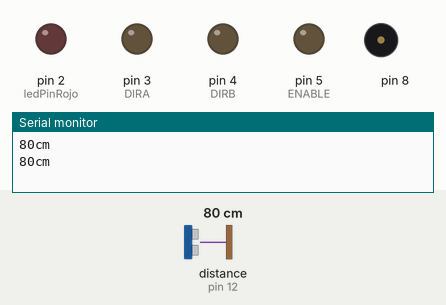
Simulated run of this sketch. Board: Arduino Uno, built with avr-gcc and run on an emulated ATmega328P. Parts: output pins drawn as LEDs (lit = HIGH), buzzer (waves = sounding), the last lines printed to the serial monitor. Inputs (shaded band) come from the test bench; at power-on: distance to the obstacle (sensor on pin 12) 80 cm. The echo pulse lasts 58.3 µs per cm.

Above: at 2.2 s.
2.3 s: distance to the obstacle (sensor on pin 12) set to 70 cm
At 5.2 s:
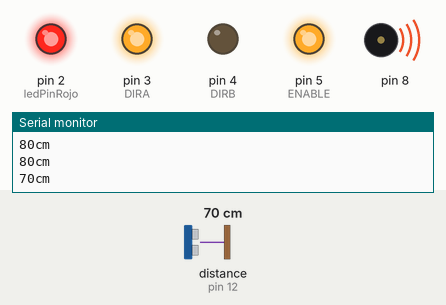
9.5 s: distance to the obstacle (sensor on pin 12) set to 120 cm
At 11.7 s:
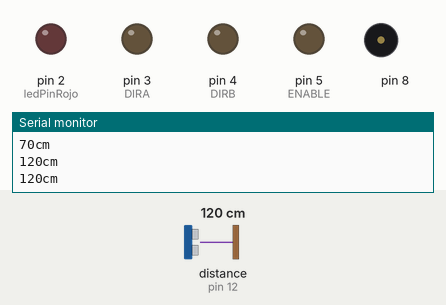
12.6 s: distance to the obstacle (sensor on pin 12) set to 2 cm
At 19.3 s:
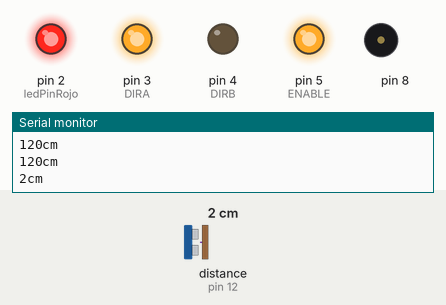
Timing chart, 0 to 21.7 s (numbered marks = the images above; inputs shaded):
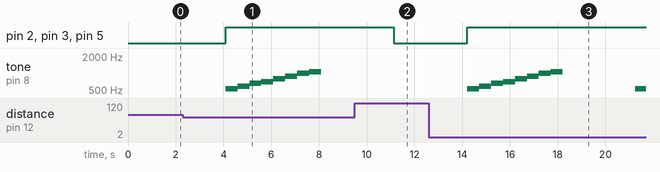

The sketch:

Ventilador_con_sensor_de_distancia.ino
```cpp
#include "SR04.h"
#include "pitches.h"
#define TRIG_PIN 12
#define ECHO_PIN 11
SR04 sr04 = SR04(ECHO_PIN,TRIG_PIN);
long a;
#define ENABLE 5
#define DIRA 3
#define DIRB 4
int ledPinRojo = 2;
int melody[] = {
  NOTE_C5 /*DO*/, NOTE_D5 /*RE*/ , NOTE_E5 /*MI*/ , NOTE_F5 /*FA*/, NOTE_G5 /*SOL*/, NOTE_A5 /*LA*/, NOTE_B5 /*SI*/, NOTE_C6 /*DO*/};

int duration = 500;  // 500 miliseconds

void setup() {
   Serial.begin(9600);
   delay(1000);
  pinMode(ENABLE,OUTPUT);
  pinMode(DIRA,OUTPUT);
  pinMode(DIRB,OUTPUT);
  pinMode(ledPinRojo, OUTPUT);
}

void loop() {
  // put your main code here, to run repeatedly:
  a=sr04.Distance();
   Serial.print(a);
   Serial.println("cm");
   delay(1000);
   if (a<=75){
    digitalWrite(ENABLE,HIGH);
     digitalWrite(DIRA,HIGH); //one way
    digitalWrite(DIRB,LOW);
    digitalWrite(ledPinRojo, HIGH);
     for (int thisNote = 0; thisNote < 8; thisNote++) {
    // pin8 output the voice, every scale is 0.5 sencond
    tone(8, melody[thisNote], duration);

    // Output the voice after several minutes
    delay(500);
  }

  // restart after two seconds
  delay(2000);
   }
   if (a>75){
    digitalWrite(ENABLE, LOW);
     digitalWrite(DIRA,LOW); //one way
    digitalWrite(DIRB,LOW);
    digitalWrite(ledPinRojo, LOW);
   }
}
```

Measured:
- the behaviour switches between 76 and 75 cm on distance to the obstacle (sensor on pin 12) (found by bisection; images 0 and 1)
- after the input at 2.3 s, pin 2 (ledPinRojo), pin 3 (DIRA), pin 5 (ENABLE): LOW → HIGH after 1.8 s; tone on pin 8: plays 523 Hz for 0.50 s, 587 Hz for 0.50 s, 659 Hz for 0.50 s, 698 Hz for 0.50 s, 784 Hz for 0.50 s, 880 Hz for 0.50 s … (8 notes in this stretch), starting after 1.8 s
- after the input at 9.5 s, pin 2 (ledPinRojo), pin 3 (DIRA), pin 5 (ENABLE): HIGH → LOW after 1.6 s; tone on pin 8: stays silent (without the input it goes to 523 Hz after 1.6 s)
- after the input at 12.6 s, pin 2 (ledPinRojo), pin 3 (DIRA), pin 5 (ENABLE): LOW → HIGH after 1.6 s; tone on pin 8: plays 523 Hz for 0.50 s, 587 Hz for 0.50 s, 659 Hz for 0.50 s, 698 Hz for 0.50 s, 784 Hz for 0.50 s, 880 Hz for 0.50 s … (9 notes in this stretch), starting after 1.6 s
